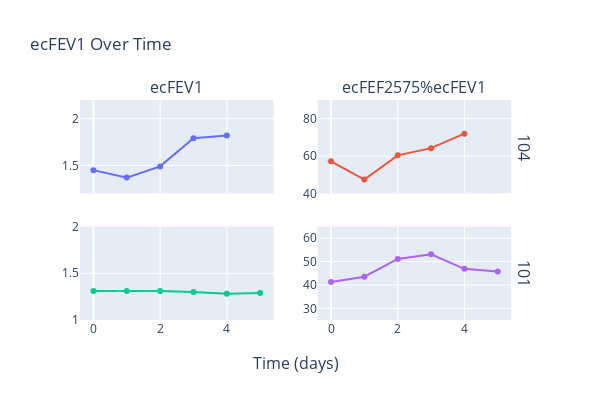

Here is the notebook cell this chart was saved with:
### Code cell
df[
    (df.ID == "104")
    & (df["Date Recorded"] > datetime.date(2020, 5, 1))
    & (df["Date Recorded"] < datetime.date(2020, 11, 1))
]
# df_step_change = df.loc[2445:2475]
df_step_change = df.loc[2454:2458]

# Create a new date range with consecutive dates
start_date = df_step_change["Date Recorded"].min()
end_date = start_date + pd.Timedelta(days=len(df_step_change) - 1)
date_range = pd.date_range(start=start_date, end=end_date, freq="D")
df_step_change["Date Recorded"] = date_range
# df_step_change = df_step_change[df_step_change['ecFEV1'].diff() <= 0][1:-1]

df_constant = df.loc[0:5]


fig = make_subplots(
    rows=2,
    cols=2,
    column_titles=["ecFEV1", "ecFEF2575%ecFEV1"],
    row_titles=[df_step_change.ID.unique()[0], df_constant.ID.unique()[0]],
    shared_xaxes=True,
    x_title="Time (days)",
)


def add_trace_for_df(df, fig, row):
    fig.add_trace(
        go.Scatter(
            x=df.index - df.index[0],
            y=df["ecFEV1"],
            mode="lines+markers",
            name=f"ecFEV1 {df.ID.unique()[0]}",
        ),
        row=row,
        col=1,
    )
    fig.add_trace(
        go.Scatter(
            x=df.index - df.index[0],
            y=df["ecFEF2575%ecFEV1"],
            mode="lines+markers",
            name=f"ecFEF2575%ecFEV1 {df.ID.unique()[0]}",
        ),
        row=row,
        col=2,
    )


add_trace_for_df(df_step_change, fig, 1)
add_trace_for_df(df_constant, fig, 2)

fig.update_yaxes(range=[1.2, 2.2], row=1, col=1)
fig.update_yaxes(range=[1, 2], row=2, col=1)
fig.update_yaxes(range=[40, 90], row=1, col=2)
fig.update_yaxes(range=[25, 65], row=2, col=2)

fig.update_layout(title="ecFEV1 Over Time", width=600, height=400, showlegend=False)

fig.show()

### Figure 1 — Plotly figure (JSON) as saved in the notebook; plotly's stock layout.template omitted (floating-point values rounded to 4 significant figures)
{"data": [{"mode": "lines+markers", "name": "ecFEV1 104", "type": "scatter", "x": [0, 1, 2, 3, 4], "xaxis": "x", "y": [1.45, 1.37, 1.49, 1.79, 1.82], "yaxis": "y"}, {"mode": "lines+markers", "name": "ecFEF2575%ecFEV1 104", "type": "scatter", "x": [0, 1, 2, 3, 4], "xaxis": "x2", "y": [57.24, 47.45, 60.4, 64.25, 71.98], "yaxis": "y2"}, {"mode": "lines+markers", "name": "ecFEV1 101", "type": "scatter", "x": [0, 1, 2, 3, 4, 5], "xaxis": "x3", "y": [1.31, 1.31, 1.31, 1.3, 1.28, 1.29], "yaxis": "y3"}, {"mode": "lines+markers", "name": "ecFEF2575%ecFEV1 101", "type": "scatter", "x": [0, 1, 2, 3, 4, 5], "xaxis": "x4", "y": [41.22, 43.51, 51.15, 53.08, 46.87, 45.74], "yaxis": "y4"}], "layout": {"annotations": [{"font": {"size": 16}, "showarrow": false, "text": "ecFEV1", "x": 0.22, "xanchor": "center", "xref": "paper", "y": 1, "yanchor": "bottom", "yref": "paper"}, {"font": {"size": 16}, "showarrow": false, "text": "ecFEF2575%ecFEV1", "x": 0.76, "xanchor": "center", "xref": "paper", "y": 1, "yanchor": "bottom", "yref": "paper"}, {"font": {"size": 16}, "showarrow": false, "text": "104", "textangle": 90, "x": 0.98, "xanchor": "left", "xref": "paper", "y": 0.7875, "yanchor": "middle", "yref": "paper"}, {"font": {"size": 16}, "showarrow": false, "text": "101", "textangle": 90, "x": 0.98, "xanchor": "left", "xref": "paper", "y": 0.2125, "yanchor": "middle", "yref": "paper"}, {"font": {"size": 16}, "showarrow": false, "text": "Time (days)", "x": 0.49, "xanchor": "center", "xref": "paper", "y": 0, "yanchor": "top", "yref": "paper", "yshift": -30}], "height": 400, "showlegend": false, "title": {"text": "ecFEV1 Over Time"}, "width": 600, "xaxis": {"anchor": "y", "domain": [0, 0.44], "matches": "x3", "showticklabels": false}, "xaxis2": {"anchor": "y2", "domain": [0.54, 0.98], "matches": "x4", "showticklabels": false}, "xaxis3": {"anchor": "y3", "domain": [0, 0.44]}, "xaxis4": {"anchor": "y4", "domain": [0.54, 0.98]}, "yaxis": {"anchor": "x", "domain": [0.575, 1], "range": [1.2, 2.2]}, "yaxis2": {"anchor": "x2", "domain": [0.575, 1], "range": [40, 90]}, "yaxis3": {"anchor": "x3", "domain": [0, 0.425], "range": [1, 2]}, "yaxis4": {"anchor": "x4", "domain": [0, 0.425], "range": [25, 65]}}}
